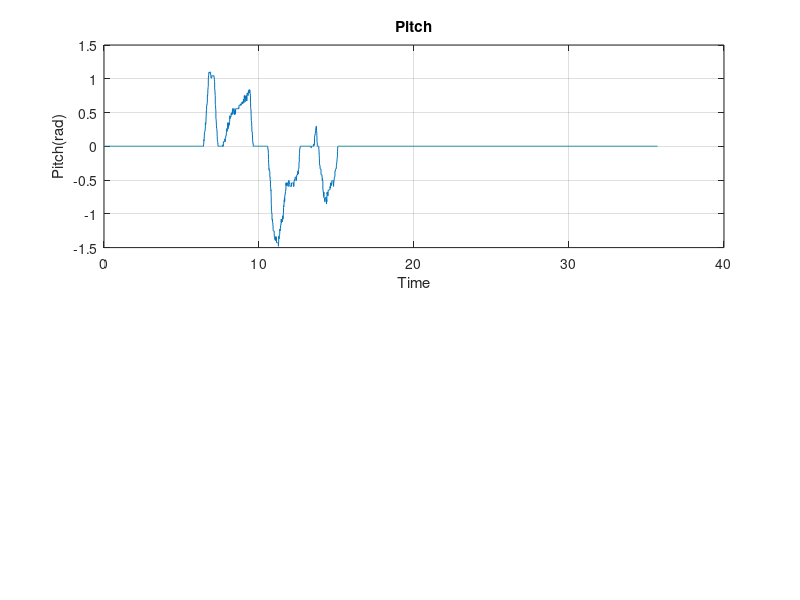

The MATLAB source for this figure: (Note: this script raises an error after producing the figure.)




subplot(2, 1, 1);
load Encoder.mat;
load Reference.mat
plot(Reference(1,:), Reference(2,:));

title('Pitch');
xlabel('Time');
ylabel('Pitch(rad)');
grid on
% hold on
%plot(enc_1_2(1,:), enc_1_2(4,:));
hold on
plot(enc_3_4(1,:), enc_3_4(4,:));
% % hold on
% %plot(enc_3_4(1,:), enc_3_4(4,:));
% % hold on
% % plot(enc_4_5(1,:), enc_4_5(4,:));
% % hold on
% % plot(enc_5_6(1,:), enc_5_6(4,:));
hold on
plot(IQ1531055(1,:), IQ1531055(3,:));
hold on
plot(Estimators(1,:), Estimators(2,:));
% hold on
% plot(enc_joy34(1,:), enc_joy34(4,:));
legend('Reference','-2 -3', '-1+i -1-i', '-2+3i -2-3i');
%%%%%%%%%%%%%%%%%%%%%%%%%%%%%%%%%%%%%%

subplot(2, 1, 2);

plot(Reference(1,:), Reference(3,:));
title('Elevation');
xlabel('Time');
ylabel('Elevation(rad)');
grid on
% hold on
% plot(enc_1_2(1,:), enc_1_2(6,:));
hold on
plot(enc_2_3(1,:), enc_2_3(6,:));
% hold on
% plot(enc_3_4(1,:), enc_3_4(6,:));
% hold on
% plot(enc_4_5(1,:), enc_4_5(6,:));
% hold on
% plot(enc_5_6(1,:), enc_5_6(6,:));
hold on
plot(enc_1i_1i(1,:), enc_1i_1i(6,:));
hold on
plot(enc_2i_3i(1,:), enc_2i_3i(6,:));
% hold on
% plot(enc_joy34(1,:), enc_joy34(4,:));
legend('Reference','-2 -3', '-1+i -1-i', '-2+3i -2-3i');

